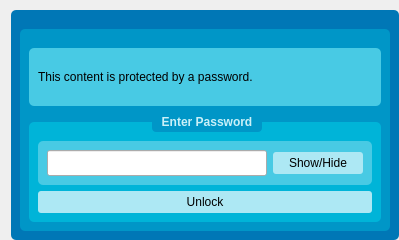
<?xml version="1.0" encoding="UTF-8"?>
<ui version="4.0">
 <class>Dialog</class>
 <widget class="QDialog" name="Dialog">
  <property name="geometry">
   <rect>
    <x>0</x>
    <y>0</y>
    <width>399</width>
    <height>240</height>
   </rect>
  </property>
  <property name="windowTitle">
   <string>password</string>
  </property>
  <layout class="QGridLayout" name="gridLayout">
   <property name="topMargin">
    <number>0</number>
   </property>
   <property name="rightMargin">
    <number>0</number>
   </property>
   <property name="bottomMargin">
    <number>0</number>
   </property>
   <property name="spacing">
    <number>0</number>
   </property>
   <item row="0" column="0">
    <widget class="QGroupBox" name="groupBox">
     <property name="styleSheet">
      <string notr="true">

QGroupBox {
    border: none;
    border-radius: 5px;
    margin-top: 10px; /* leave space at the top for the title */
    font-weight: bold;
	font: 57 13px &quot;DM Mono Medium&quot;;
	background-color: rgb(0, 119, 182);
}

QGroupBox::title {
    subcontrol-origin: margin;
    subcontrol-position: top; /* position at the top center */
    padding: 3 8px;
    color: #2c3e50;
	border-radius:4px;
	background-color:  rgb(248, 248, 248);	
}

QPushButton{
	background-color: rgb(2, 60, 134);
background-color: rgb(173, 232, 244);
	color: black;
    border: none;
    padding: 4px ;
    border-radius: 3px;
	font: 57 14px &quot;DM Mono Medium&quot;;
}

QPushButton:hover {
	background-color: rgb(0, 150, 199);
}

QPushButton:pressed {
	background-color: rgb(0, 119, 182);
}
QLabel{
font: 57 14px &quot;DM Mono Medium&quot;;
}
QLineEdit{
font: 57 13px &quot;DM Mono Medium&quot;;
}</string>
     </property>
     <property name="title">
      <string/>
     </property>
     <layout class="QGridLayout" name="gridLayout_2">
      <item row="0" column="0">
       <widget class="QGroupBox" name="groupBox_2">
        <property name="styleSheet">
         <string notr="true">
QGroupBox {
	background-color: rgb(0, 150, 199);
}

QGroupBox::title {
	background-color:  rgb(248, 248, 248);
	font: 57 14px &quot;DM Mono Medium&quot;;
}
</string>
        </property>
        <property name="title">
         <string/>
        </property>
        <layout class="QGridLayout" name="gridLayout_3">
         <item row="1" column="0">
          <widget class="QGroupBox" name="groupBox_3">
           <property name="styleSheet">
            <string notr="true">
QGroupBox {
	background-color: rgb(0, 180, 216);
}

QGroupBox::title {
color: rgb(202, 240, 248);
background-color: rgb(0, 150, 199);
}</string>
           </property>
           <property name="title">
            <string>Enter Password</string>
           </property>
           <layout class="QGridLayout" name="gridLayout_4">
            <item row="0" column="0">
             <widget class="QGroupBox" name="groupBox_5">
              <property name="styleSheet">
               <string notr="true">
QGroupBox {
background-color: rgb(72, 202, 228);
}

QGroupBox::title {

	background-color:  rgb(248, 248, 248);
	
}
</string>
              </property>
              <property name="title">
               <string/>
              </property>
              <layout class="QHBoxLayout" name="horizontalLayout">
               <item>
                <widget class="QLineEdit" name="lineEdit">
                 <property name="minimumSize">
                  <size>
                   <width>0</width>
                   <height>26</height>
                  </size>
                 </property>
                 <property name="echoMode">
                  <enum>QLineEdit::Password</enum>
                 </property>
                </widget>
               </item>
               <item>
                <widget class="QPushButton" name="EchoModePushButton">
                 <property name="minimumSize">
                  <size>
                   <width>90</width>
                   <height>0</height>
                  </size>
                 </property>
                 <property name="text">
                  <string>Show/Hide</string>
                 </property>
                </widget>
               </item>
              </layout>
             </widget>
            </item>
            <item row="1" column="0">
             <widget class="QPushButton" name="UnlockPushButton">
              <property name="text">
               <string>Unlock</string>
              </property>
              <property name="shortcut">
               <string>Ctrl+S</string>
              </property>
             </widget>
            </item>
           </layout>
          </widget>
         </item>
         <item row="0" column="0">
          <widget class="QGroupBox" name="groupBox_4">
           <property name="styleSheet">
            <string notr="true">
QGroupBox {
background-color: rgb(72, 202, 228);
}

QGroupBox::title {

	background-color:  rgb(248, 248, 248);
	
}
</string>
           </property>
           <property name="title">
            <string/>
           </property>
           <layout class="QHBoxLayout" name="horizontalLayout_2">
            <item>
             <widget class="QLabel" name="label">
              <property name="text">
               <string>This content is protected by a password.</string>
              </property>
             </widget>
            </item>
           </layout>
          </widget>
         </item>
        </layout>
       </widget>
      </item>
     </layout>
    </widget>
   </item>
  </layout>
 </widget>
 <resources/>
 <connections/>
</ui>
